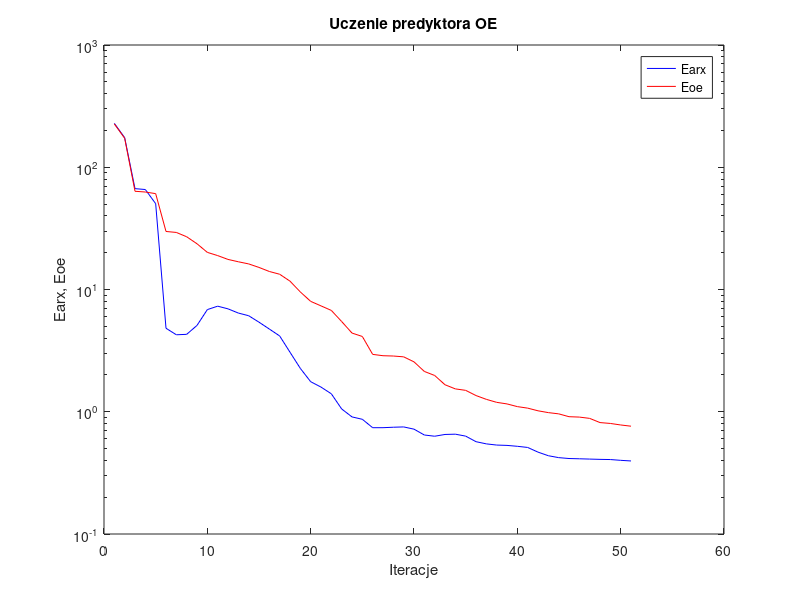
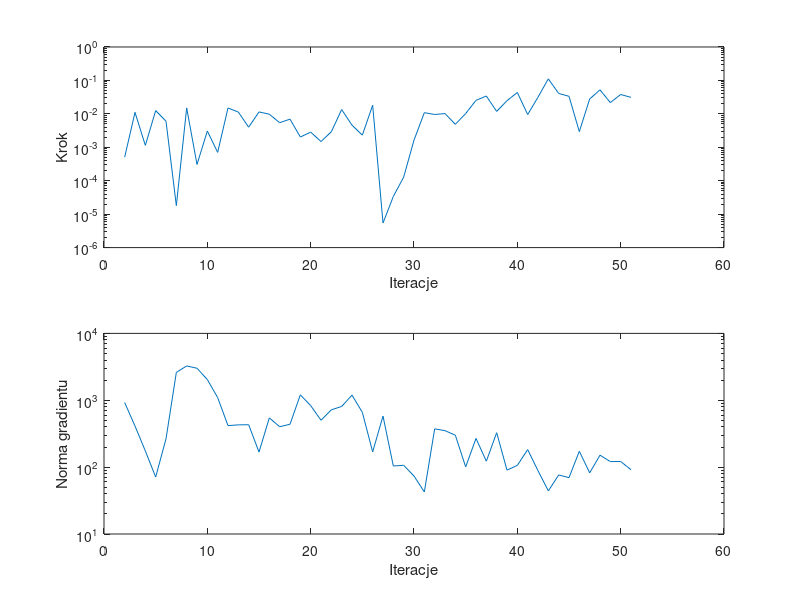

Here is the MATLAB script that generated these plots, in order:
%uczenie predyktora oe
clear all;
n=0; farx(n+1)=2.284544e+002; foe(n+1)=2.261152e+002; wspucz(n+1)=0.000000e+000; ng(n+1)=0.000000e+000;
%odnowa zmiennej metryki
n=1; farx(n+1)=1.746594e+002; foe(n+1)=1.725478e+002; krok(n+1)=5.081655e-004; ng(n+1)=9.246327e+002;
n=2; farx(n+1)=6.684735e+001; foe(n+1)=6.360817e+001; krok(n+1)=1.109636e-002; ng(n+1)=4.115141e+002;
n=3; farx(n+1)=6.573719e+001; foe(n+1)=6.272099e+001; krok(n+1)=1.141051e-003; ng(n+1)=1.745258e+002;
n=4; farx(n+1)=5.035566e+001; foe(n+1)=6.083759e+001; krok(n+1)=1.251384e-002; ng(n+1)=7.111956e+001;
n=5; farx(n+1)=4.819980e+000; foe(n+1)=2.983239e+001; krok(n+1)=6.026360e-003; ng(n+1)=2.649648e+002;
n=6; farx(n+1)=4.263145e+000; foe(n+1)=2.929524e+001; krok(n+1)=1.801245e-005; ng(n+1)=2.606463e+003;
n=7; farx(n+1)=4.297395e+000; foe(n+1)=2.700321e+001; krok(n+1)=1.506159e-002; ng(n+1)=3.262179e+003;
n=8; farx(n+1)=5.083602e+000; foe(n+1)=2.366694e+001; krok(n+1)=3.063157e-004; ng(n+1)=3.011827e+003;
n=9; farx(n+1)=6.848926e+000; foe(n+1)=2.012236e+001; krok(n+1)=3.059399e-003; ng(n+1)=2.038186e+003;
n=10; farx(n+1)=7.305233e+000; foe(n+1)=1.894102e+001; krok(n+1)=7.039256e-004; ng(n+1)=1.096873e+003;
n=11; farx(n+1)=6.946346e+000; foe(n+1)=1.762196e+001; krok(n+1)=1.499359e-002; ng(n+1)=4.174655e+002;
n=12; farx(n+1)=6.417578e+000; foe(n+1)=1.686045e+001; krok(n+1)=1.131031e-002; ng(n+1)=4.287483e+002;
n=13; farx(n+1)=6.102939e+000; foe(n+1)=1.619324e+001; krok(n+1)=3.990004e-003; ng(n+1)=4.305083e+002;
n=14; farx(n+1)=5.402872e+000; foe(n+1)=1.515557e+001; krok(n+1)=1.142380e-002; ng(n+1)=1.679896e+002;
n=15; farx(n+1)=4.749083e+000; foe(n+1)=1.404056e+001; krok(n+1)=9.759296e-003; ng(n+1)=5.454192e+002;
n=16; farx(n+1)=4.168379e+000; foe(n+1)=1.332947e+001; krok(n+1)=5.433546e-003; ng(n+1)=4.019584e+002;
n=17; farx(n+1)=3.068162e+000; foe(n+1)=1.170226e+001; krok(n+1)=6.951230e-003; ng(n+1)=4.374830e+002;
n=18; farx(n+1)=2.262936e+000; foe(n+1)=9.549009e+000; krok(n+1)=2.027075e-003; ng(n+1)=1.204165e+003;
n=19; farx(n+1)=1.761350e+000; foe(n+1)=7.998911e+000; krok(n+1)=2.841023e-003; ng(n+1)=8.326657e+002;
n=20; farx(n+1)=1.591431e+000; foe(n+1)=7.346079e+000; krok(n+1)=1.486749e-003; ng(n+1)=5.023329e+002;
n=21; farx(n+1)=1.402341e+000; foe(n+1)=6.743127e+000; krok(n+1)=2.914778e-003; ng(n+1)=7.194138e+002;
n=22; farx(n+1)=1.053973e+000; foe(n+1)=5.469428e+000; krok(n+1)=1.345452e-002; ng(n+1)=8.089852e+002;
n=23; farx(n+1)=9.074851e-001; foe(n+1)=4.402293e+000; krok(n+1)=4.587536e-003; ng(n+1)=1.192945e+003;
n=24; farx(n+1)=8.675503e-001; foe(n+1)=4.128661e+000; krok(n+1)=2.312019e-003; ng(n+1)=6.595318e+002;
n=25; farx(n+1)=7.404723e-001; foe(n+1)=2.946841e+000; krok(n+1)=1.813820e-002; ng(n+1)=1.692322e+002;
%odnowa zmiennej metryki
n=26; farx(n+1)=7.407616e-001; foe(n+1)=2.873196e+000; krok(n+1)=5.436539e-006; ng(n+1)=5.801101e+002;
n=27; farx(n+1)=7.471138e-001; foe(n+1)=2.856621e+000; krok(n+1)=3.395536e-005; ng(n+1)=1.039351e+002;
n=28; farx(n+1)=7.514530e-001; foe(n+1)=2.813018e+000; krok(n+1)=1.281924e-004; ng(n+1)=1.065446e+002;
n=29; farx(n+1)=7.204970e-001; foe(n+1)=2.559818e+000; krok(n+1)=1.635770e-003; ng(n+1)=7.364830e+001;
n=30; farx(n+1)=6.454030e-001; foe(n+1)=2.137000e+000; krok(n+1)=1.086709e-002; ng(n+1)=4.255355e+001;
n=31; farx(n+1)=6.306968e-001; foe(n+1)=1.980231e+000; krok(n+1)=9.566232e-003; ng(n+1)=3.734065e+002;
n=32; farx(n+1)=6.520001e-001; foe(n+1)=1.662900e+000; krok(n+1)=1.019133e-002; ng(n+1)=3.512237e+002;
n=33; farx(n+1)=6.554824e-001; foe(n+1)=1.538243e+000; krok(n+1)=4.866267e-003; ng(n+1)=3.001443e+002;
n=34; farx(n+1)=6.319243e-001; foe(n+1)=1.496521e+000; krok(n+1)=1.021537e-002; ng(n+1)=1.008299e+002;
n=35; farx(n+1)=5.690561e-001; foe(n+1)=1.356816e+000; krok(n+1)=2.529683e-002; ng(n+1)=2.687598e+002;
n=36; farx(n+1)=5.460773e-001; foe(n+1)=1.263183e+000; krok(n+1)=3.413297e-002; ng(n+1)=1.227486e+002;
n=37; farx(n+1)=5.340066e-001; foe(n+1)=1.193971e+000; krok(n+1)=1.183052e-002; ng(n+1)=3.272408e+002;
n=38; farx(n+1)=5.305811e-001; foe(n+1)=1.158961e+000; krok(n+1)=2.477353e-002; ng(n+1)=9.019764e+001;
n=39; farx(n+1)=5.216986e-001; foe(n+1)=1.101691e+000; krok(n+1)=4.356626e-002; ng(n+1)=1.063106e+002;
n=40; farx(n+1)=5.105304e-001; foe(n+1)=1.070605e+000; krok(n+1)=9.513276e-003; ng(n+1)=1.827786e+002;
n=41; farx(n+1)=4.674641e-001; foe(n+1)=1.018226e+000; krok(n+1)=3.153338e-002; ng(n+1)=8.845132e+001;
n=42; farx(n+1)=4.368527e-001; foe(n+1)=9.838731e-001; krok(n+1)=1.115271e-001; ng(n+1)=4.409965e+001;
n=43; farx(n+1)=4.214087e-001; foe(n+1)=9.612755e-001; krok(n+1)=4.077788e-002; ng(n+1)=7.633456e+001;
n=44; farx(n+1)=4.144658e-001; foe(n+1)=9.111038e-001; krok(n+1)=3.347423e-002; ng(n+1)=6.963982e+001;
n=45; farx(n+1)=4.123764e-001; foe(n+1)=9.043899e-001; krok(n+1)=2.939560e-003; ng(n+1)=1.727391e+002;
n=46; farx(n+1)=4.100738e-001; foe(n+1)=8.826616e-001; krok(n+1)=2.788178e-002; ng(n+1)=8.214560e+001;
n=47; farx(n+1)=4.078733e-001; foe(n+1)=8.155745e-001; krok(n+1)=5.223014e-002; ng(n+1)=1.508935e+002;
n=48; farx(n+1)=4.064892e-001; foe(n+1)=8.023409e-001; krok(n+1)=2.173419e-002; ng(n+1)=1.209969e+002;
n=49; farx(n+1)=4.005382e-001; foe(n+1)=7.797339e-001; krok(n+1)=3.786424e-002; ng(n+1)=1.214828e+002;
n=50; farx(n+1)=3.957977e-001; foe(n+1)=7.617424e-001; krok(n+1)=3.118548e-002; ng(n+1)=9.155113e+001;

figure; semilogy(farx,'b'); hold on; semilogy(foe,'r'); xlabel('Iteracje'); ylabel('Earx, Eoe'); legend('Earx','Eoe'); title('Uczenie predyktora OE');
figure; subplot(2,1,1); semilogy(krok); xlabel('Iteracje'); ylabel('Krok');
subplot(2,1,2); semilogy(ng); xlabel('Iteracje'); ylabel('Norma gradientu');
Earx=farx(n+1)
Eoe=foe(n+1)
